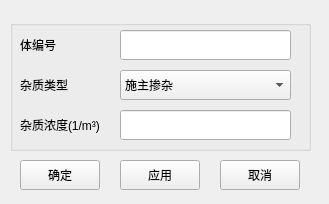
<?xml version="1.0" encoding="UTF-8"?>
<ui version="4.0">
 <class>frmDoppingAnalysis</class>
 <widget class="QMainWindow" name="frmDoppingAnalysis">
  <property name="geometry">
   <rect>
    <x>0</x>
    <y>0</y>
    <width>329</width>
    <height>204</height>
   </rect>
  </property>
  <property name="windowTitle">
   <string>解析掺杂</string>
  </property>
  <widget class="QWidget" name="centralwidget">
   <widget class="QPushButton" name="btnApply">
    <property name="geometry">
     <rect>
      <x>120</x>
      <y>160</y>
      <width>80</width>
      <height>30</height>
     </rect>
    </property>
    <property name="text">
     <string>应用</string>
    </property>
   </widget>
   <widget class="QPushButton" name="btnCancel">
    <property name="geometry">
     <rect>
      <x>220</x>
      <y>160</y>
      <width>80</width>
      <height>30</height>
     </rect>
    </property>
    <property name="text">
     <string>取消</string>
    </property>
   </widget>
   <widget class="QPushButton" name="btnOK">
    <property name="geometry">
     <rect>
      <x>20</x>
      <y>160</y>
      <width>80</width>
      <height>30</height>
     </rect>
    </property>
    <property name="text">
     <string>确定</string>
    </property>
   </widget>
   <widget class="QGroupBox" name="groupCondition">
    <property name="geometry">
     <rect>
      <x>10</x>
      <y>20</y>
      <width>301</width>
      <height>131</height>
     </rect>
    </property>
    <property name="title">
     <string/>
    </property>
    <widget class="QLineEdit" name="txtBodyId">
     <property name="geometry">
      <rect>
       <x>110</x>
       <y>10</y>
       <width>171</width>
       <height>30</height>
      </rect>
     </property>
    </widget>
    <widget class="QLabel" name="label">
     <property name="geometry">
      <rect>
       <x>10</x>
       <y>10</y>
       <width>91</width>
       <height>30</height>
      </rect>
     </property>
     <property name="text">
      <string>体编号</string>
     </property>
     <property name="alignment">
      <set>Qt::AlignLeading|Qt::AlignLeft|Qt::AlignVCenter</set>
     </property>
    </widget>
    <widget class="QLabel" name="label_3">
     <property name="geometry">
      <rect>
       <x>10</x>
       <y>90</y>
       <width>91</width>
       <height>30</height>
      </rect>
     </property>
     <property name="text">
      <string>杂质浓度(1/m³)</string>
     </property>
     <property name="alignment">
      <set>Qt::AlignLeading|Qt::AlignLeft|Qt::AlignVCenter</set>
     </property>
    </widget>
    <widget class="QLineEdit" name="txtConc">
     <property name="geometry">
      <rect>
       <x>110</x>
       <y>90</y>
       <width>171</width>
       <height>30</height>
      </rect>
     </property>
    </widget>
    <widget class="QComboBox" name="cbxDoppingType">
     <property name="geometry">
      <rect>
       <x>110</x>
       <y>50</y>
       <width>171</width>
       <height>30</height>
      </rect>
     </property>
     <item>
      <property name="text">
       <string>施主掺杂</string>
      </property>
     </item>
     <item>
      <property name="text">
       <string>受主掺杂</string>
      </property>
     </item>
    </widget>
    <widget class="QLabel" name="label_5">
     <property name="geometry">
      <rect>
       <x>10</x>
       <y>50</y>
       <width>91</width>
       <height>30</height>
      </rect>
     </property>
     <property name="text">
      <string>杂质类型</string>
     </property>
     <property name="alignment">
      <set>Qt::AlignLeading|Qt::AlignLeft|Qt::AlignVCenter</set>
     </property>
    </widget>
   </widget>
  </widget>
 </widget>
 <resources/>
 <connections/>
</ui>
